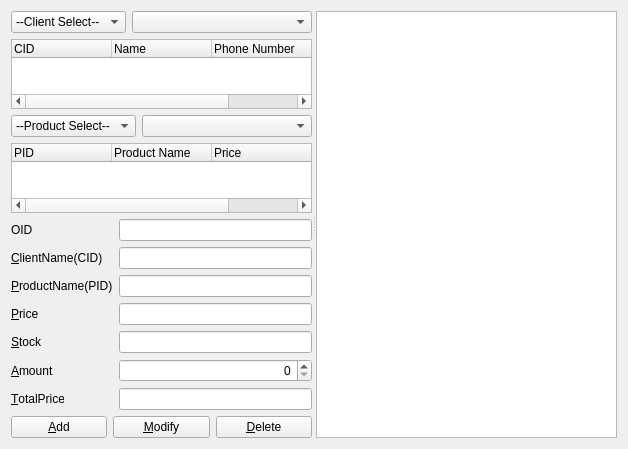
<?xml version="1.0" encoding="UTF-8"?>
<ui version="4.0">
 <class>OrderManagerForm</class>
 <widget class="QWidget" name="OrderManagerForm">
  <property name="geometry">
   <rect>
    <x>0</x>
    <y>0</y>
    <width>628</width>
    <height>430</height>
   </rect>
  </property>
  <property name="windowTitle">
   <string>Form</string>
  </property>
  <layout class="QHBoxLayout" name="horizontalLayout_4">
   <item>
    <widget class="QSplitter" name="splitter">
     <property name="orientation">
      <enum>Qt::Horizontal</enum>
     </property>
     <widget class="QWidget" name="layoutWidget">
      <layout class="QVBoxLayout" name="verticalLayout_3">
       <item>
        <layout class="QVBoxLayout" name="verticalLayout">
         <item>
          <layout class="QHBoxLayout" name="horizontalLayout">
           <item>
            <widget class="QComboBox" name="clientcomboBox">
             <property name="sizePolicy">
              <sizepolicy hsizetype="Maximum" vsizetype="Fixed">
               <horstretch>10</horstretch>
               <verstretch>0</verstretch>
              </sizepolicy>
             </property>
             <property name="currentText">
              <string>--Client Select--</string>
             </property>
             <property name="placeholderText">
              <string extracomment="Client Select"/>
             </property>
             <item>
              <property name="text">
               <string>--Client Select--</string>
              </property>
             </item>
             <item>
              <property name="text">
               <string>CID</string>
              </property>
             </item>
             <item>
              <property name="text">
               <string>ClientName</string>
              </property>
             </item>
            </widget>
           </item>
           <item>
            <widget class="QComboBox" name="clientInfocomboBox">
             <property name="enabled">
              <bool>true</bool>
             </property>
            </widget>
           </item>
          </layout>
         </item>
         <item>
          <widget class="QTreeWidget" name="clienttreeWidget">
           <property name="textElideMode">
            <enum>Qt::ElideLeft</enum>
           </property>
           <property name="rootIsDecorated">
            <bool>false</bool>
           </property>
           <property name="wordWrap">
            <bool>true</bool>
           </property>
           <property name="headerHidden">
            <bool>false</bool>
           </property>
           <attribute name="headerVisible">
            <bool>true</bool>
           </attribute>
           <attribute name="headerMinimumSectionSize">
            <number>0</number>
           </attribute>
           <column>
            <property name="text">
             <string notr="true">CID</string>
            </property>
           </column>
           <column>
            <property name="text">
             <string>Name</string>
            </property>
           </column>
           <column>
            <property name="text">
             <string>Phone Number</string>
            </property>
           </column>
           <column>
            <property name="text">
             <string>Address</string>
            </property>
           </column>
          </widget>
         </item>
        </layout>
       </item>
       <item>
        <layout class="QVBoxLayout" name="verticalLayout_2">
         <item>
          <layout class="QHBoxLayout" name="horizontalLayout_2">
           <item>
            <widget class="QComboBox" name="productcomboBox">
             <property name="enabled">
              <bool>true</bool>
             </property>
             <property name="sizePolicy">
              <sizepolicy hsizetype="Maximum" vsizetype="Fixed">
               <horstretch>10</horstretch>
               <verstretch>0</verstretch>
              </sizepolicy>
             </property>
             <property name="currentText">
              <string>--Product Select--</string>
             </property>
             <property name="placeholderText">
              <string extracomment="Product Select"/>
             </property>
             <property name="modelColumn">
              <number>0</number>
             </property>
             <item>
              <property name="text">
               <string>--Product Select--</string>
              </property>
             </item>
             <item>
              <property name="text">
               <string>PID</string>
              </property>
             </item>
             <item>
              <property name="text">
               <string>ProductName</string>
              </property>
             </item>
            </widget>
           </item>
           <item>
            <widget class="QComboBox" name="productInfocomboBox"/>
           </item>
          </layout>
         </item>
         <item>
          <widget class="QTreeWidget" name="producttreeWidget">
           <property name="rootIsDecorated">
            <bool>false</bool>
           </property>
           <column>
            <property name="text">
             <string notr="true">PID</string>
            </property>
           </column>
           <column>
            <property name="text">
             <string>Product Name</string>
            </property>
           </column>
           <column>
            <property name="text">
             <string>Price</string>
            </property>
           </column>
           <column>
            <property name="text">
             <string>Stock</string>
            </property>
           </column>
          </widget>
         </item>
        </layout>
       </item>
       <item>
        <layout class="QFormLayout" name="formLayout">
         <item row="0" column="0">
          <widget class="QLabel" name="oidLabel">
           <property name="text">
            <string>OID</string>
           </property>
           <property name="buddy">
            <cstring>oidLineEdit</cstring>
           </property>
          </widget>
         </item>
         <item row="0" column="1">
          <widget class="QLineEdit" name="oidLineEdit">
           <property name="alignment">
            <set>Qt::AlignJustify|Qt::AlignVCenter</set>
           </property>
           <property name="readOnly">
            <bool>true</bool>
           </property>
          </widget>
         </item>
         <item row="1" column="0">
          <widget class="QLabel" name="nameLabel">
           <property name="text">
            <string>&amp;ClientName(CID)</string>
           </property>
           <property name="buddy">
            <cstring>nameLineEdit</cstring>
           </property>
          </widget>
         </item>
         <item row="1" column="1">
          <widget class="QLineEdit" name="nameLineEdit">
           <property name="enabled">
            <bool>true</bool>
           </property>
           <property name="alignment">
            <set>Qt::AlignRight|Qt::AlignTrailing|Qt::AlignVCenter</set>
           </property>
           <property name="readOnly">
            <bool>true</bool>
           </property>
          </widget>
         </item>
         <item row="2" column="0">
          <widget class="QLabel" name="pnameLabel">
           <property name="text">
            <string>&amp;ProductName(PID)</string>
           </property>
           <property name="buddy">
            <cstring>pnameLineEdit</cstring>
           </property>
          </widget>
         </item>
         <item row="2" column="1">
          <widget class="QLineEdit" name="pnameLineEdit">
           <property name="alignment">
            <set>Qt::AlignRight|Qt::AlignTrailing|Qt::AlignVCenter</set>
           </property>
           <property name="readOnly">
            <bool>true</bool>
           </property>
          </widget>
         </item>
         <item row="3" column="0">
          <widget class="QLabel" name="priceLabel">
           <property name="text">
            <string>&amp;Price</string>
           </property>
           <property name="buddy">
            <cstring>stockLineEdit</cstring>
           </property>
          </widget>
         </item>
         <item row="3" column="1">
          <widget class="QLineEdit" name="priceLineEdit">
           <property name="alignment">
            <set>Qt::AlignRight|Qt::AlignTrailing|Qt::AlignVCenter</set>
           </property>
           <property name="readOnly">
            <bool>true</bool>
           </property>
          </widget>
         </item>
         <item row="4" column="0">
          <widget class="QLabel" name="stockLabel">
           <property name="text">
            <string>&amp;Stock</string>
           </property>
           <property name="buddy">
            <cstring>stockLineEdit</cstring>
           </property>
          </widget>
         </item>
         <item row="4" column="1">
          <widget class="QLineEdit" name="stockLineEdit">
           <property name="alignment">
            <set>Qt::AlignRight|Qt::AlignTrailing|Qt::AlignVCenter</set>
           </property>
           <property name="readOnly">
            <bool>true</bool>
           </property>
          </widget>
         </item>
         <item row="5" column="0">
          <widget class="QLabel" name="amountLabel">
           <property name="text">
            <string>&amp;Amount</string>
           </property>
           <property name="buddy">
            <cstring>stockLineEdit</cstring>
           </property>
          </widget>
         </item>
         <item row="5" column="1">
          <widget class="QSpinBox" name="amountspinBox">
           <property name="enabled">
            <bool>true</bool>
           </property>
           <property name="layoutDirection">
            <enum>Qt::LeftToRight</enum>
           </property>
           <property name="alignment">
            <set>Qt::AlignRight|Qt::AlignTrailing|Qt::AlignVCenter</set>
           </property>
          </widget>
         </item>
         <item row="6" column="0">
          <widget class="QLabel" name="totalpriceLabel">
           <property name="text">
            <string>&amp;TotalPrice</string>
           </property>
           <property name="buddy">
            <cstring>stockLineEdit</cstring>
           </property>
          </widget>
         </item>
         <item row="6" column="1">
          <widget class="QLineEdit" name="totalpriceLineEdit">
           <property name="alignment">
            <set>Qt::AlignRight|Qt::AlignTrailing|Qt::AlignVCenter</set>
           </property>
           <property name="readOnly">
            <bool>true</bool>
           </property>
          </widget>
         </item>
        </layout>
       </item>
       <item>
        <spacer name="verticalSpacer">
         <property name="orientation">
          <enum>Qt::Vertical</enum>
         </property>
         <property name="sizeHint" stdset="0">
          <size>
           <width>20</width>
           <height>18</height>
          </size>
         </property>
        </spacer>
       </item>
       <item>
        <layout class="QHBoxLayout" name="horizontalLayout_3">
         <item>
          <widget class="QPushButton" name="addpushButton">
           <property name="text">
            <string>&amp;Add</string>
           </property>
          </widget>
         </item>
         <item>
          <widget class="QPushButton" name="modifypushButton">
           <property name="text">
            <string>&amp;Modify</string>
           </property>
          </widget>
         </item>
         <item>
          <widget class="QPushButton" name="deletepushButton">
           <property name="text">
            <string>&amp;Delete</string>
           </property>
          </widget>
         </item>
        </layout>
       </item>
      </layout>
     </widget>
     <widget class="QTreeView" name="ordertreeView">
      <property name="enabled">
       <bool>true</bool>
      </property>
      <property name="textElideMode">
       <enum>Qt::ElideRight</enum>
      </property>
      <property name="rootIsDecorated">
       <bool>false</bool>
      </property>
     </widget>
    </widget>
   </item>
  </layout>
 </widget>
 <resources/>
 <connections/>
</ui>
